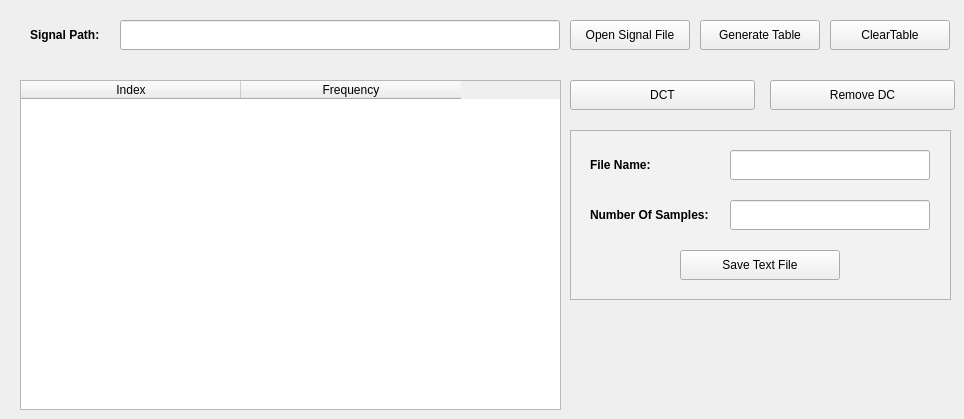
      <widget class="QWidget" name="p1_tab_5">
       <attribute name="title">
        <string>Task 5</string>
       </attribute>
       <widget class="QPushButton" name="p1_t5_btn_generateTable">
        <property name="geometry">
         <rect>
          <x>700</x>
          <y>20</y>
          <width>120</width>
          <height>30</height>
         </rect>
        </property>
        <property name="text">
         <string>Generate Table</string>
        </property>
       </widget>
       <widget class="QPushButton" name="p1_t5_btn_clearTable">
        <property name="geometry">
         <rect>
          <x>830</x>
          <y>20</y>
          <width>120</width>
          <height>30</height>
         </rect>
        </property>
        <property name="text">
         <string>ClearTable</string>
        </property>
       </widget>
       <widget class="QPushButton" name="p1_t5_btn_RemoveDC">
        <property name="geometry">
         <rect>
          <x>770</x>
          <y>80</y>
          <width>185</width>
          <height>30</height>
         </rect>
        </property>
        <property name="text">
         <string>Remove DC</string>
        </property>
       </widget>
       <widget class="QLineEdit" name="p1_t5_flineEdit_filePath">
        <property name="geometry">
         <rect>
          <x>120</x>
          <y>20</y>
          <width>440</width>
          <height>30</height>
         </rect>
        </property>
       </widget>
       <widget class="QPushButton" name="p1_t5_btn_DCT">
        <property name="geometry">
         <rect>
          <x>570</x>
          <y>80</y>
          <width>185</width>
          <height>30</height>
         </rect>
        </property>
        <property name="text">
         <string>DCT</string>
        </property>
       </widget>
       <widget class="QLabel" name="p1_t5_labelText">
        <property name="geometry">
         <rect>
          <x>30</x>
          <y>20</y>
          <width>81</width>
          <height>30</height>
         </rect>
        </property>
        <property name="font">
         <font>
          <pointsize>9</pointsize>
          <weight>75</weight>
          <bold>true</bold>
         </font>
        </property>
        <property name="text">
         <string>Signal Path:</string>
        </property>
       </widget>
       <widget class="QPushButton" name="p1_t5_btn_openFile">
        <property name="geometry">
         <rect>
          <x>570</x>
          <y>20</y>
          <width>120</width>
          <height>30</height>
         </rect>
        </property>
        <property name="text">
         <string>Open Signal File</string>
        </property>
       </widget>
       <widget class="QTableWidget" name="p1_t5_tableWidget">
        <property name="geometry">
         <rect>
          <x>20</x>
          <y>80</y>
          <width>541</width>
          <height>330</height>
         </rect>
        </property>
        <attribute name="horizontalHeaderDefaultSectionSize">
         <number>220</number>
        </attribute>
        <column>
         <property name="text">
          <string>Index</string>
         </property>
        </column>
        <column>
         <property name="text">
          <string>Frequency</string>
         </property>
        </column>
       </widget>
       <widget class="QFrame" name="p1_t5_f1">
        <property name="geometry">
         <rect>
          <x>570</x>
          <y>130</y>
          <width>381</width>
          <height>170</height>
         </rect>
        </property>
        <property name="styleSheet">
         <string notr="true">QFrame { 
	background: #f2f2f2;
 	border: 1px solid #b3b3b3; 
} </string>
        </property>
        <property name="frameShape">
         <enum>QFrame::StyledPanel</enum>
        </property>
        <property name="frameShadow">
         <enum>QFrame::Raised</enum>
        </property>
        <widget class="QPushButton" name="p1_t5_f1_btn_saveTextFile">
         <property name="geometry">
          <rect>
           <x>110</x>
           <y>120</y>
           <width>160</width>
           <height>30</height>
          </rect>
         </property>
         <property name="text">
          <string>Save Text File</string>
         </property>
        </widget>
        <widget class="QLabel" name="p1_t5_f1_labelText_3">
         <property name="geometry">
          <rect>
           <x>20</x>
           <y>70</y>
           <width>130</width>
           <height>30</height>
          </rect>
         </property>
         <property name="font">
          <font>
           <pointsize>9</pointsize>
           <weight>75</weight>
           <bold>true</bold>
          </font>
         </property>
         <property name="styleSheet">
          <string notr="true">border: 0;</string>
         </property>
         <property name="text">
          <string>Number Of Samples:</string>
         </property>
        </widget>
        <widget class="QLabel" name="p1_t5_f1_labelText_2">
         <property name="geometry">
          <rect>
           <x>20</x>
           <y>20</y>
           <width>130</width>
           <height>30</height>
          </rect>
         </property>
         <property name="font">
          <font>
           <pointsize>9</pointsize>
           <weight>75</weight>
           <bold>true</bold>
          </font>
         </property>
         <property name="styleSheet">
          <string notr="true">border: 0;</string>
         </property>
         <property name="text">
          <string>File Name:</string>
         </property>
        </widget>
        <widget class="QLineEdit" name="p1_t5_f1_flineEdit_fileName">
         <property name="geometry">
          <rect>
           <x>160</x>
           <y>20</y>
           <width>200</width>
           <height>30</height>
          </rect>
         </property>
        </widget>
        <widget class="QLineEdit" name="p1_t5_f1_flineEdit_numberSamples">
         <property name="geometry">
          <rect>
           <x>160</x>
           <y>70</y>
           <width>200</width>
           <height>30</height>
          </rect>
         </property>
        </widget>
       </widget>
      </widget>
